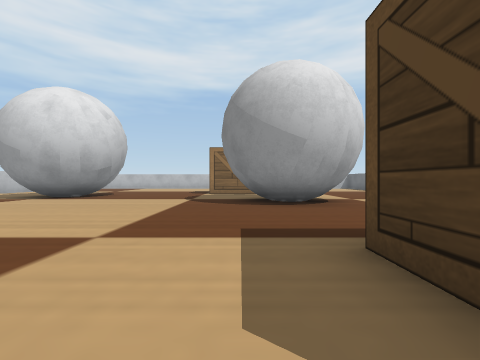
View 1 (above)

16 first-person views from a walk through a robot-simulator world made for Webots. The camera is 0.03 m above the floor, looks level and sees 90° across. The floor is counted in squares, 0.05 m on a side. Each view is taken from the middle of a square. On the plan, view 1 faces up. The plan holds only what a view shows up to about 9 squares ahead; the rest is blank. Robots are left out. Webots' stock objects and surfaces are drawn as simple stand-ins.

View 2
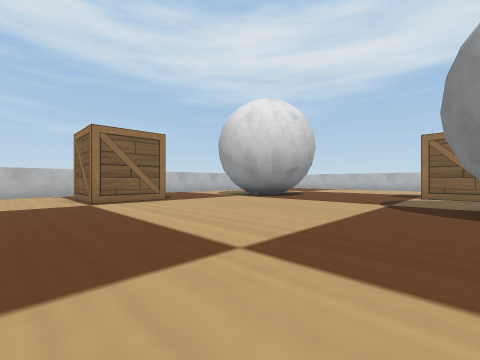

View 3
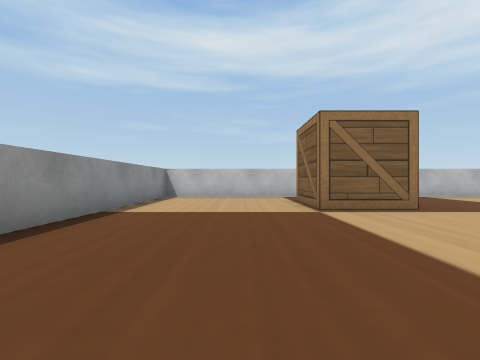

View 4
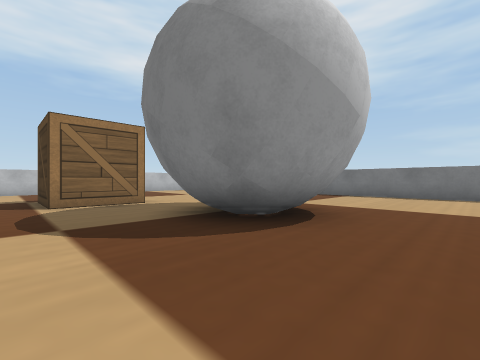

View 5
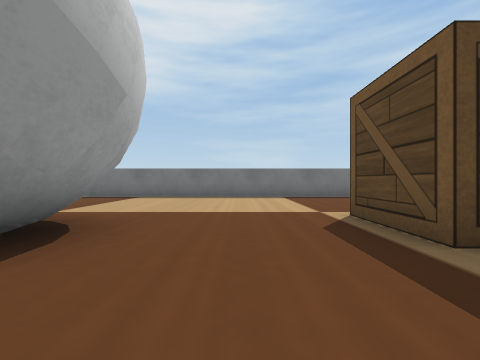

View 6
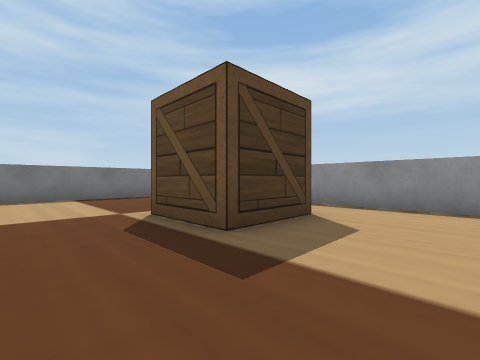

View 7
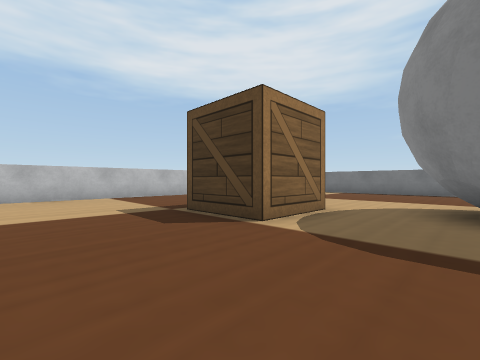

View 8
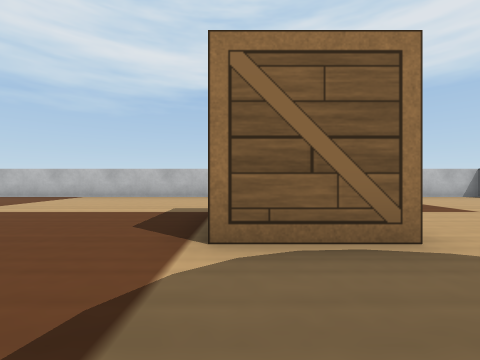

View 9
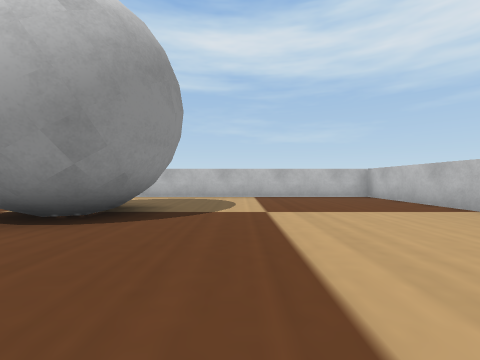

View 10
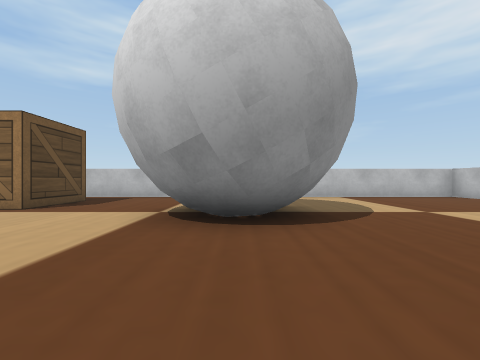

View 11
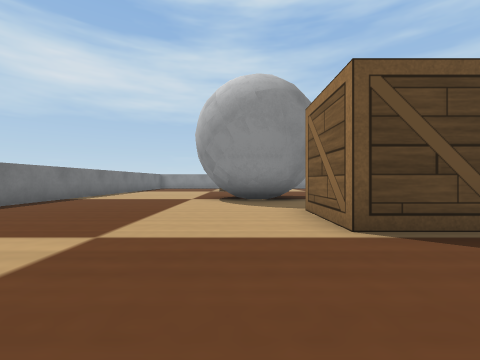

View 12
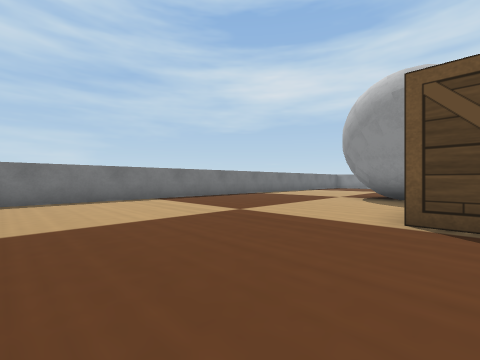

View 13
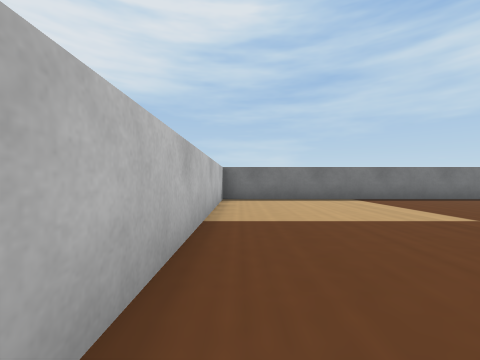

View 14
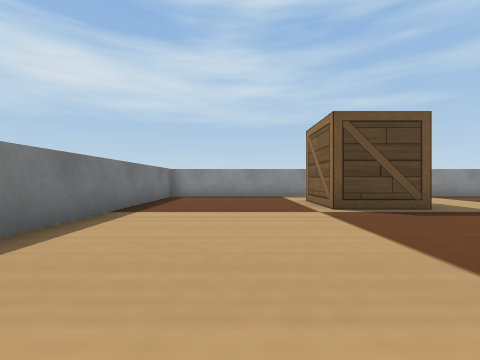

View 15
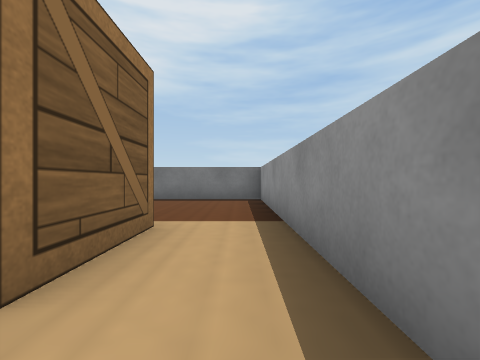

View 16
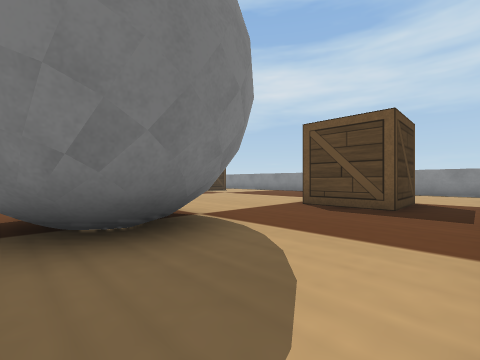

### Floor plan
Key: @ floor where view 1 was taken; # wall or solid block; . floor; B white ball; W wooden box.
Columns run from 11 left of view 1 to 8 right of it. Each row starts with its distance up from view 1.
 17 ####################
 16 #..................#
 15 #..................#
 14 #..................#
 13 #..................#
 12 #.........WWW......#
 11 #.........W W......#
 10 #..BBBB...WW.......#
  9 #..BBBB.....BB.....#
  8 #..BBBB....BBBB....#
  7 #....B.....BBBB....#
  6 #..........BBBB....#
  5 #..................#
  4 #.WWW..............#
  3 #.WWW..............#
  2 #...........WWW....#
  1 #...........W W....#
  0 #..........@WWW....#
 -1 #..................#
 -2 ####################

Where each view was taken, in squares from view 1:
view 1: 0 up, 0 right, facing up
view 2: 1 up, 0 right, facing up-left
view 3: 1 up, 2 left, facing left
view 4: 4 up, 2 left, facing up-right
view 5: 4 up, 1 left, facing right
view 6: 4 up, 1 left, facing down-right
view 7: 8 up, 4 left, facing up-right
view 8: 8 up, 1 left, facing up
view 9: 12 up, 2 left, facing left
view 10: 9 up, 2 left, facing left
view 11: 15 up, 2 right, facing down
view 12: 16 up, 0 right, facing down-right
view 13: 16 up, 0 right, facing right
view 14: 7 up, 5 right, facing down
view 15: 1 down, 0 right, facing right
view 16: 10 up, 10 left, facing down-right
